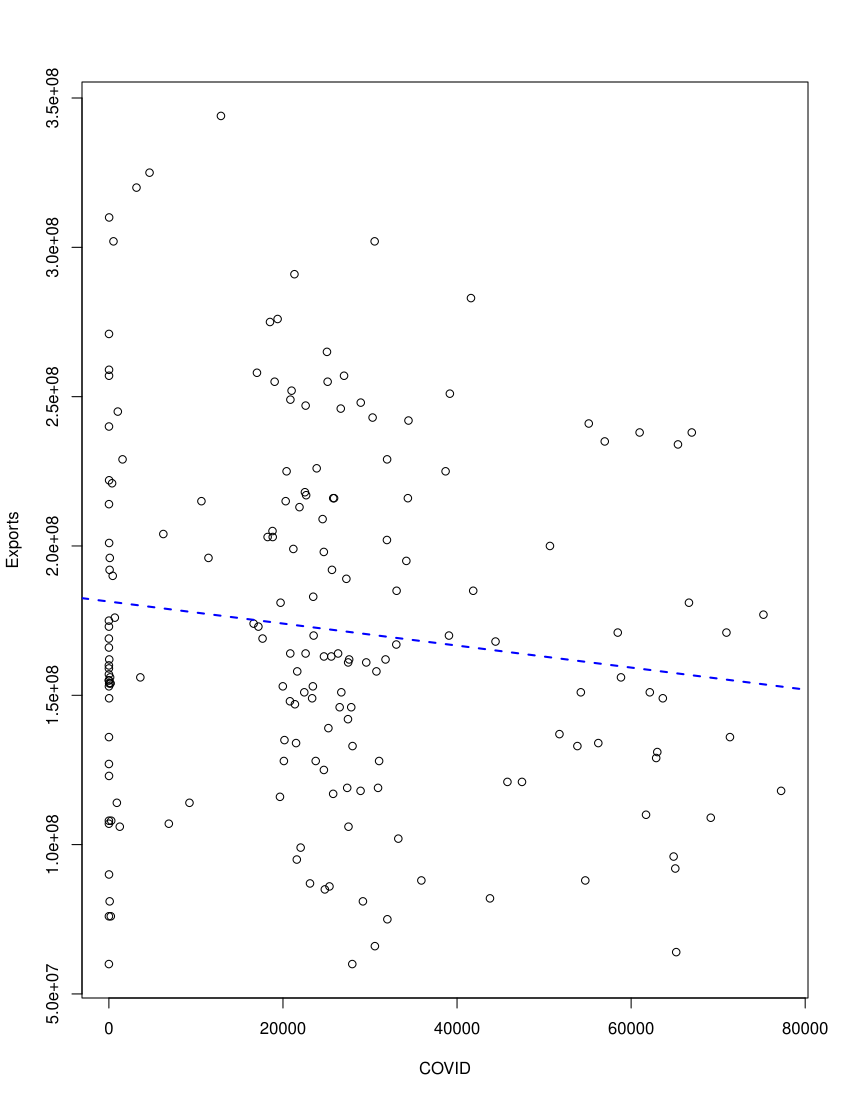

Generate this figure with R:
library(readr)
trade = read_csv('~/Desktop/Effects-of-COVID-19-on-trade-1-February-29-July-2020-provisional.csv')
class(trade)
head(trade)

COVID19 = read_csv('~/Desktop/COVID_track_daily.csv')
head(COVID19)

COVID19$date = as.Date(as.character(COVID19$date), tryFormats = '%Y%m%d')
head(COVID19)

plot(COVID19$positiveIncrease~COVID19$date, xlab = 'Date', ylab = 'Positive Increasing')

trade$Date = as.Date(as.character(trade$Date),tryFormats ="%d/%m/%Y",origin="1970-01-01")
head(trade)

unique(trade$Direction)
Vecplot=trade[(trade$Date>="2020-01-01")&(trade$Direction=="Exports"),]
plot(Vecplot$Value~Vecplot$Date, xlab='Date', ylab='Value', main='2020 Exports', type='s')

Vecplot=trade[(trade$Year=='2019')&(trade$Direction=='Exports'),]
plot(Vecplot$Value~Vecplot$Date, xlab='Date', ylab='Value', main='2019 Exports', type='s')

trade=trade[trade$Direction=='Exports',]
Date=intersect(trade$Date, COVID19$date)
head(Date)

VecPlot=data.frame(Date=Date,
                   COVID=COVID19$positiveIncrease[match(Date,COVID19$date)],
                   Export=trade$Value[match(Date,trade$Date)])

VecPlot$Date=as.Date(VecPlot$Date,origin="1970-01-01")
tail(VecPlot)

plot(VecPlot$Export~VecPlot$COVID,ylab="Exports",xlab="COVID")

cor(VecPlot$Export,VecPlot$COVID,method = "pearson")
cor.test(VecPlot$Export,VecPlot$COVID,method = "pearson")

cor(VecPlot$Export,VecPlot$COVID,method = "spearman")
cor.test(VecPlot$Export,VecPlot$COVID,method = "spearman")


plot(VecPlot$Export~VecPlot$COVID,ylab="Exports",xlab="COVID")
LM=lm(VecPlot$Export~VecPlot$COVID)
abline(LM,col='blue',lty=2,lwd=2)
